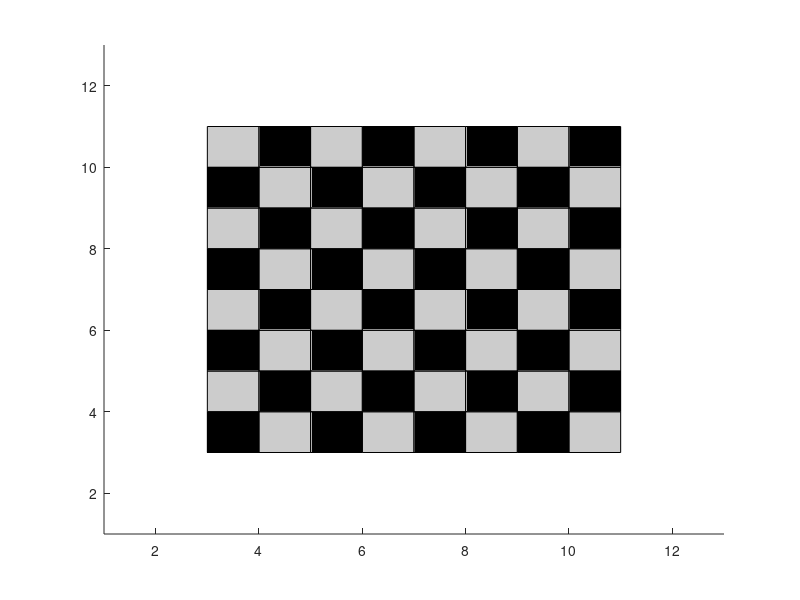

Here is the MATLAB script that generated this plot:
close all
clear
clc

axis([1 13 1 13]);
a=1

for i=3:1:10
    
    for j=3:1:10
        
        if isequal(a,0)
            rectangle('Position',[j i 1 1], 'FaceColor',[.800 .800 .800])
            a=1;
        else
            rectangle('Position',[j i 1 1], 'FaceColor',[0 0 0])
            a=0;
        end
        
    end
    
     if isequal(a,0)
            a=1;
     else
            a=0;
     end
     
end